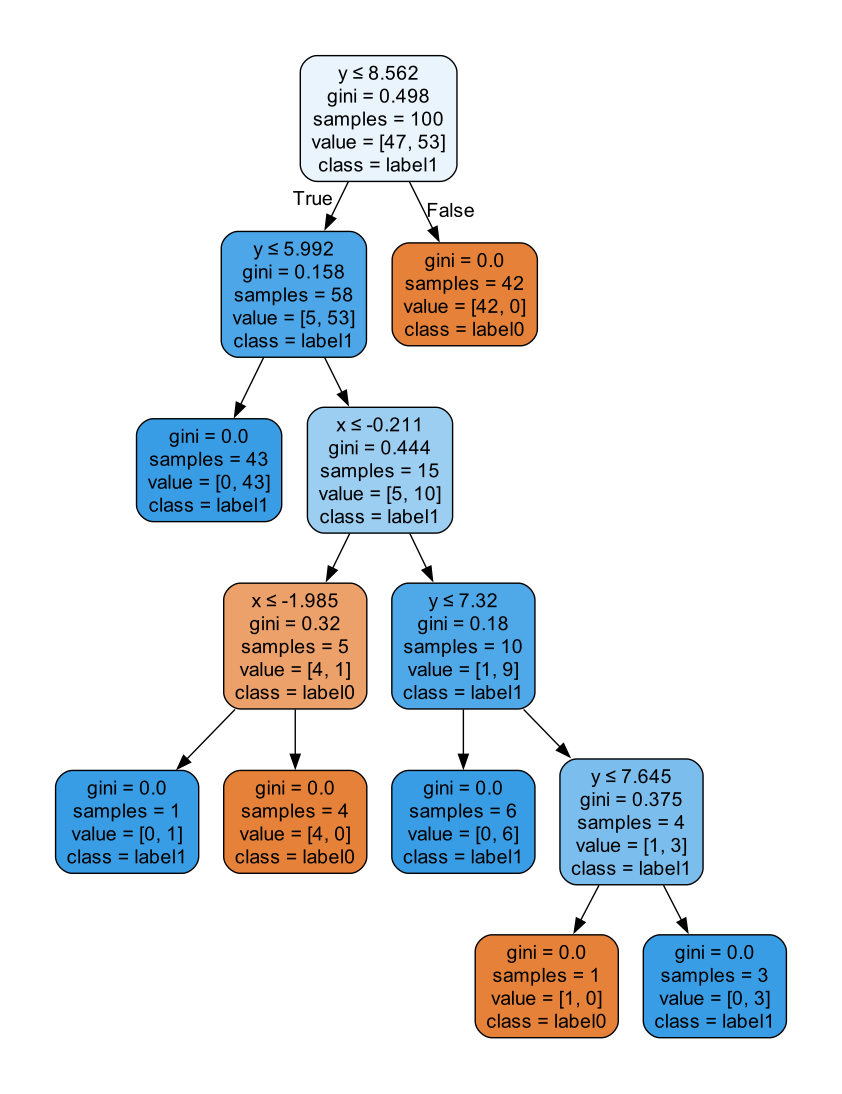

The script that drew this image:
import numpy as np
import matplotlib.pyplot as plt
from sklearn.metrics import classification_report
from sklearn import tree

data = np.genfromtxt("\machine_learn\github\classification\LR-testSet.csv",delimiter=",")
x_data = data[:,:-1]
y_data = data[:,-1]
#print(len(x_data)) #观察x_data的数据格式
plt.scatter(x_data[:,0],x_data[:,1],c=y_data)
plt.show()

#创建决策树模型
model = tree.DecisionTreeClassifier()
#输入数据建立模型
model.fit(x_data,y_data)

# 导出决策树
import graphviz 
dot_data = tree.export_graphviz(model, 
                                out_file = None, 
                                feature_names = ['x','y'],
                                class_names = ['label0','label1'],
                                filled = True,
                                rounded = True,
                                special_characters = True)
graph = graphviz.Source(dot_data)
graph.render('linear_two_classification')

# 获取数据值所在的范围
x_min,x_max = x_data[:,0].min() - 1,x_data[:,0].max() + 1
y_min,y_max = x_data[:,1].min() - 1,x_data[:,1].max() + 1

# 生成网格矩阵
xx, yy = np.meshgrid(np.arange(x_min, x_max, 0.02),
                     np.arange(y_min, y_max, 0.02))

# np.r_按row来组合array， 
# np.c_按colunm来组合array
# ravel与flatten类似，多维数据转一维。flatten不会直接改变原始数据，ravel会直接改变原始数据
z = model.predict(np.c_[xx.ravel(), yy.ravel()])
z = z.reshape(xx.shape)

# 等高线图
cs = plt.contourf(xx, yy, z)
plt.scatter(x_data[:,0],x_data[:,1],c=y_data)
plt.show()

predictions = model.predict(x_data)
print(classification_report(y_data,predictions))
